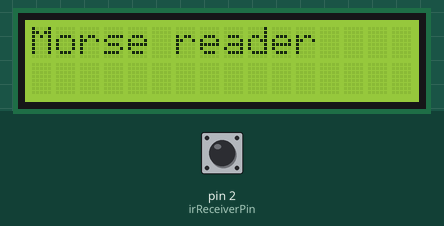
The sketch below on a simulated Arduino Uno, built with avr-gcc and run on an emulated ATmega328P. On the bench: 16×2 character LCD. The test bench sets the inputs (shaded band); at power-on: pin 2 (irReceiverPin) HIGH.

Above: at 0.2 s.
3.9 s: pin 2 (irReceiverPin) pulsed LOW 2 times (0.12 s each, 0.3 s apart)
At 5.6 s:
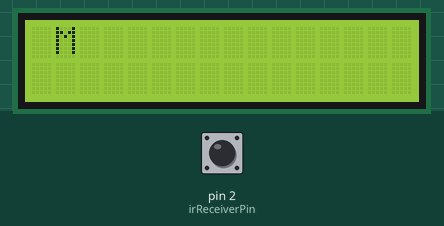
6.8 s: pin 2 (irReceiverPin) pulsed LOW 2 times (0.12 s each, 0.3 s apart)
At 9.3 s:
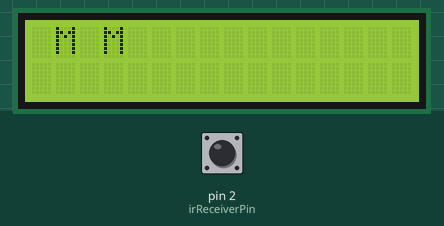
At 39.3 s:
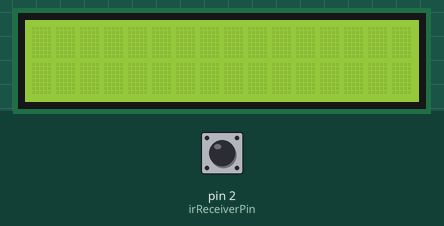
Timing chart, 0 to 39.7 s (numbered marks = the images above; inputs shaded):
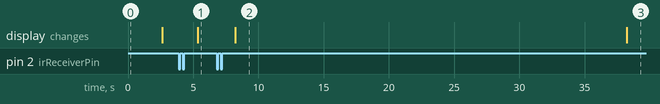

The sketch:

vastuv_tja.ino
```cpp
#include <LiquidCrystal_I2C.h>
#include <Wire.h>

const int irReceiverPin = 2; // IR receiver connected to digital pin 2

// Timing thresholds (must match the sender's)
const int dotThreshold = 75;
const int dashThreshold = 200;
const int letterPause = 250;
const int wordPause = 500;
const long lcdClearThreshold = 30000; // 20 seconds to clear LCD
const long scrollDelay = 600; // 500ms delay between scrolls

String currentSymbol = "";
String message = ""; // Stores the full message for scrolling
unsigned long lastChangeTime = 0;
unsigned long lastScrollTime = 0;
bool lastState = HIGH;
bool isScrolling = false;
int scrollOffset = 0;

LiquidCrystal_I2C lcd(0x27, 16, 2);

void setup() {
  pinMode(irReceiverPin, INPUT);
  Serial.begin(9600);
  lcd.init();
  lcd.backlight();
  lcd.begin(16, 2);
  lcd.setCursor(0, 0);
  lcd.print("Morse reader");
  delay(2500);
  lcd.clear();
}

void loop() {
  bool state = digitalRead(irReceiverPin);
  unsigned long now = millis();

  if (state != lastState) {
    unsigned long duration = now - lastChangeTime;

    if (lastState == LOW) {
      // Signal just ended (HIGH now), measure pulse
      if (duration < dotThreshold) {
        currentSymbol += ".";
      } else if (duration < dashThreshold) {
        currentSymbol += "-";
      }
    } else {
      // Silence just ended (LOW now), measure gap
      if (duration >= wordPause) {
        decodeMorse(currentSymbol);
        message += " "; // Add space after word
        Serial.println(); // End of word
        currentSymbol = "";
      } else if (duration >= letterPause) {
        decodeMorse(currentSymbol);
        currentSymbol = "";
      }
    }

    lastChangeTime = now;
    lastState = state;
  }

  // Flush last symbol if idle
  if ((millis() - lastChangeTime) > 1000 && currentSymbol.length() > 0) {
    decodeMorse(currentSymbol);
    Serial.println(); // End of message
    currentSymbol = "";
    lastChangeTime = millis();
  }

  // Check if idle for 20 seconds and clear LCD
  checkIdleAndClearLCD();

  // Scroll the message if necessary
  scrollMessage();
}

// Check if no new letters for 20 seconds and clear LCD
void checkIdleAndClearLCD() {
  if (millis() - lastChangeTime > lcdClearThreshold) {
    lcd.clear();
    message = ""; // Clear the message
    isScrolling = false; // Stop scrolling
    scrollOffset = 0; // Reset scroll position
    lastChangeTime = millis(); // Reset to prevent repeated clearing
  }
}

// Scroll the message if it exceeds LCD width
void scrollMessage() {
  if (message.length() <= 16) {
    isScrolling = false; // No need to scroll if message fits
    lcd.setCursor(0, 0);
    lcd.print(message);
    return;
  }

  isScrolling = true;
  unsigned long now = millis();

  if (now - lastScrollTime >= scrollDelay) {
    lcd.clear();
    // Extract substring to display based on scrollOffset
    String displayText = message.substring(scrollOffset, scrollOffset + 16);
    lcd.setCursor(0, 0);
    lcd.print(displayText);

    scrollOffset++;
    // Loop back to start when reaching the end
    if (scrollOffset > message.length() - 16) {
      scrollOffset = 0;
    }

    lastScrollTime = now;
  }
}

// Decode Morse to characters
void decodeMorse(String symbol) {
  String decodedChar = "";
  if (symbol == ".-") decodedChar = "A";
  else if (symbol == "-...") decodedChar = "B";
  else if (symbol == "-.-.") decodedChar = "C";
  else if (symbol == "-..") decodedChar = "D";
  else if (symbol == ".") decodedChar = "E";
  else if (symbol == "..-.") decodedChar = "F";
  else if (symbol == "--.") decodedChar = "G";
  else if (symbol == "....") decodedChar = "H";
  else if (symbol == "..") decodedChar = "I";
  else if (symbol == ".---") decodedChar = "J";
  else if (symbol == "-.-") decodedChar = "K";
  else if (symbol == ".-..") decodedChar = "L";
  else if (symbol == "--") decodedChar = "M";
  else if (symbol == "-.") decodedChar = "N";
  else if (symbol == "---") decodedChar = "O";
  else if (symbol == ".--.") decodedChar = "P";
  else if (symbol == "--.-") decodedChar = "Q";
  else if (symbol == ".-.") decodedChar = "R";
  else if (symbol == "...") decodedChar = "S";
  else if (symbol == "-") decodedChar = "T";
  else if (symbol == "..-") decodedChar = "U";
  else if (symbol == "...-") decodedChar = "V";
  else if (symbol == ".--") decodedChar = "W";
  else if (symbol == "-..-") decodedChar = "X";
  else if (symbol == "-.--") decodedChar = "Y";
  else if (symbol == "--..") decodedChar = "Z";
  else if (symbol == "-----") decodedChar = "0";
  else if (symbol == ".----") decodedChar = "1";
  else if (symbol == "..---") decodedChar = "2";
  else if (symbol == "...--") decodedChar = "3";
  else if (symbol == "....-") decodedChar = "4";
  else if (symbol == ".....") decodedChar = "5";
  else if (symbol == "-....") decodedChar = "6";
  else if (symbol == "--...") decodedChar = "7";
  else if (symbol == "---..") decodedChar = "8";
  else if (symbol == "----.") decodedChar = "9";

  if (decodedChar != "") {
    message += decodedChar; // Append to message
    lcd.setCursor(0, 0);
    // Display the latest part of the message (up to 16 chars)
    if (message.length() <= 16) {
      lcd.print(message);
    } else {
      lcd.print(message.substring(message.length() - 16));
    }
  }

  // Output to Serial for non-LCD characters
  if (symbol == "-.." || symbol == "." || symbol == "..-." || symbol == "...-" ||
      symbol == ".--." || symbol == "--.-" || symbol == ".-." || symbol == "..." ||
      symbol == "-" || symbol == "..-" || symbol == ".--" || symbol == "-..-" ||
      symbol == "-.--" || symbol == "--.." || symbol == "-----" || symbol == ".----" ||
      symbol == "..---" || symbol == "...--" || symbol == "....-" || symbol == "....." ||
      symbol == "-...." || symbol == "--..." || symbol == "---.." || symbol == "----.") {
    Serial.print(decodedChar);
  }
}
```

Measured:
- after the input at 3.9 s, the display: changes after 1.4 s (image 1)
- after the input at 6.8 s, the display: changes after 1.4 s (image 2)
- what the display in image 2 shows lasts 30.0 s, from 8.2 s to 38.2 s
